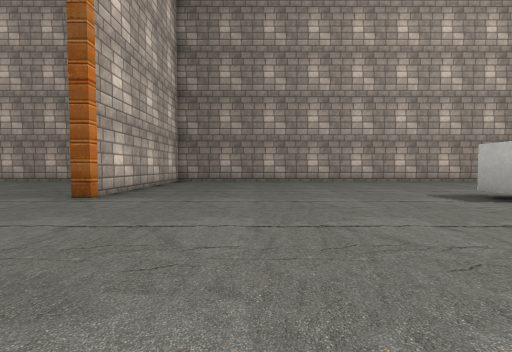
View 1 (above)

24 first-person views from a walk through a 3-D level made in the Unity game engine. The camera is 0.64 m above the floor, tilts 2° down and sees 90° across. The floor is counted in squares, 1 m on a side. Each view is taken from the middle of a square. On the plan, view 1 faces up. The plan holds only what a view shows up to about 9 squares ahead; the rest is blank. The place goes on beyond the plan. The player is left out. Door leaves are left out, so doorways stand open. Some surface patterns are stand-ins.

View 2
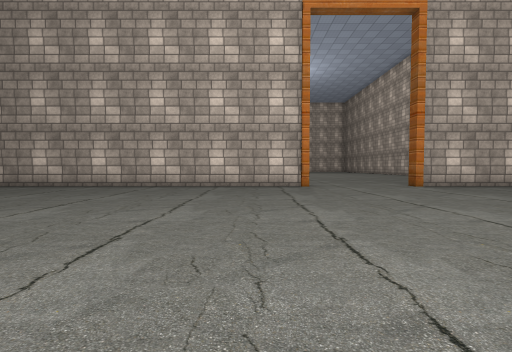

View 3
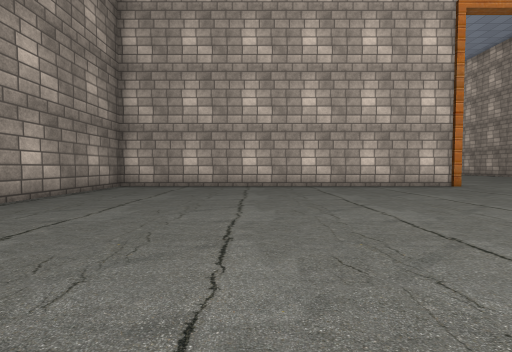

View 4
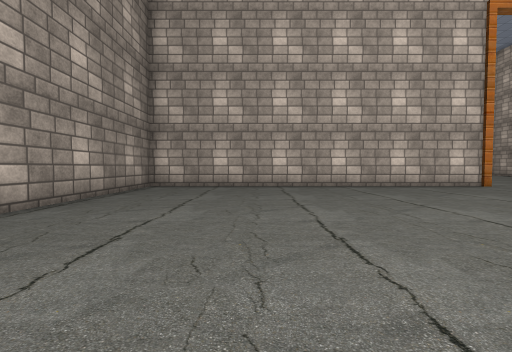

View 5
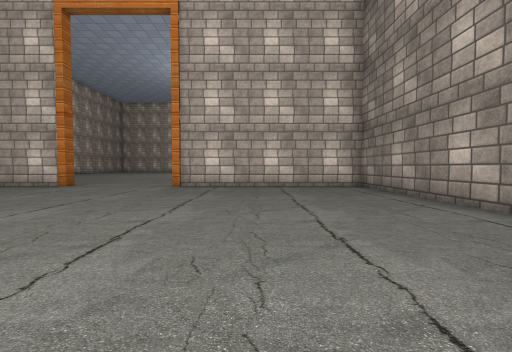

View 6
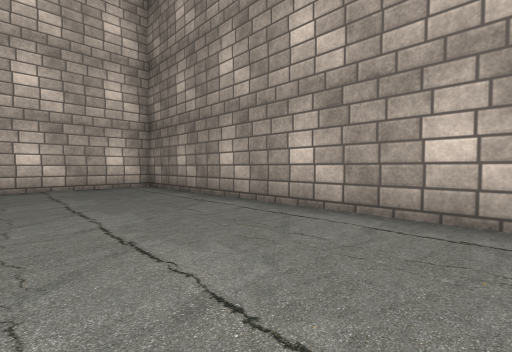

View 7
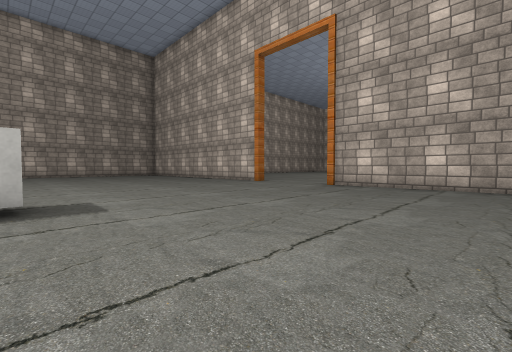

View 8
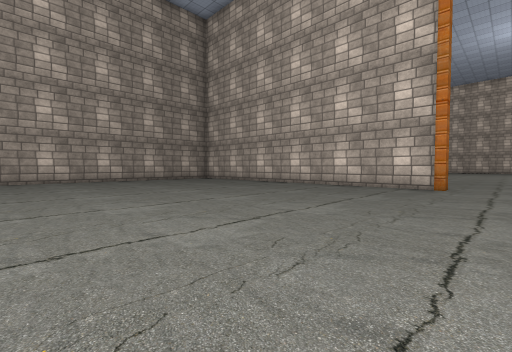

View 9
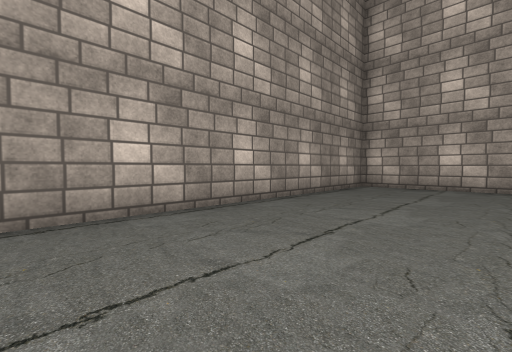

View 10
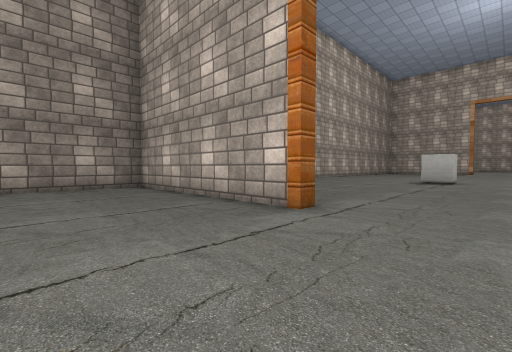

View 11
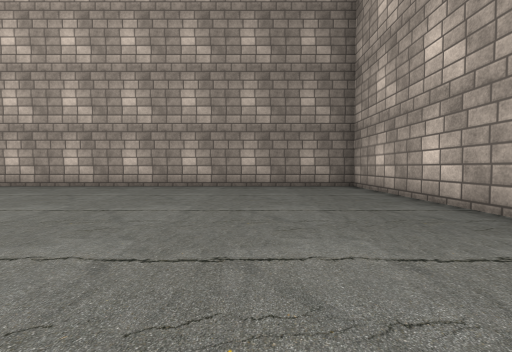

View 12
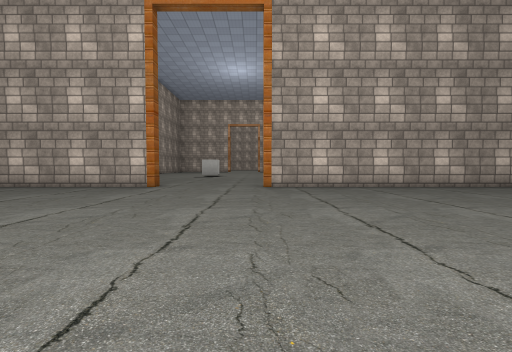

View 13
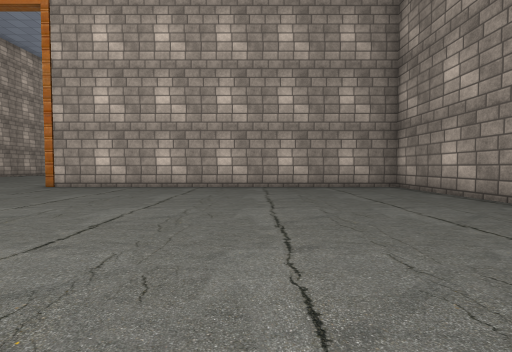

View 14
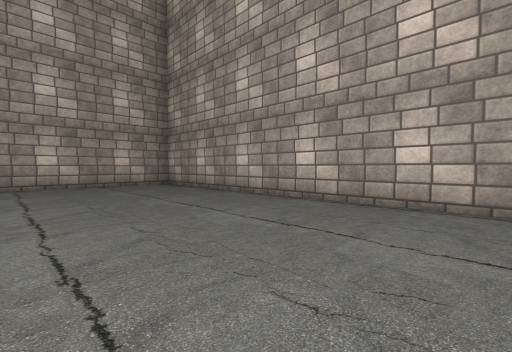

View 15
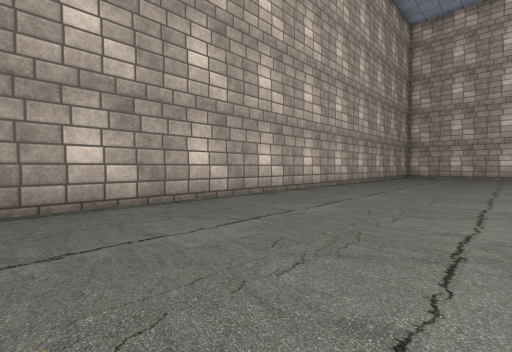

View 16
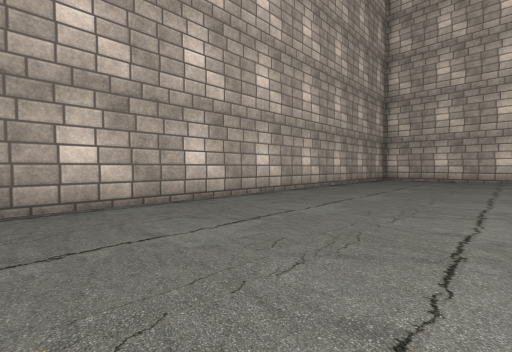

View 17
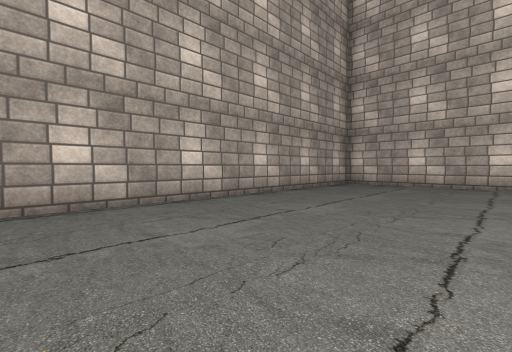

View 18
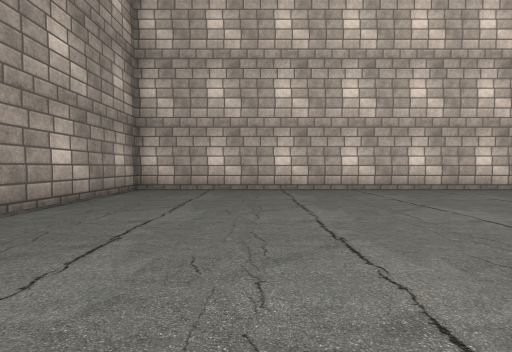

View 19
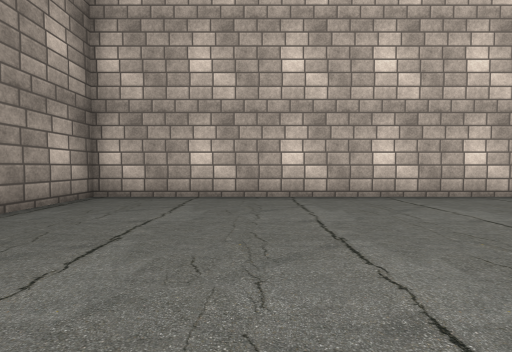

View 20
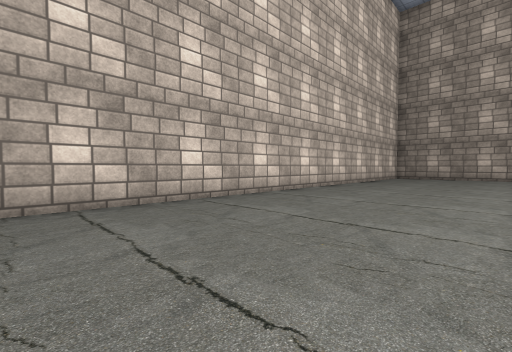

View 21
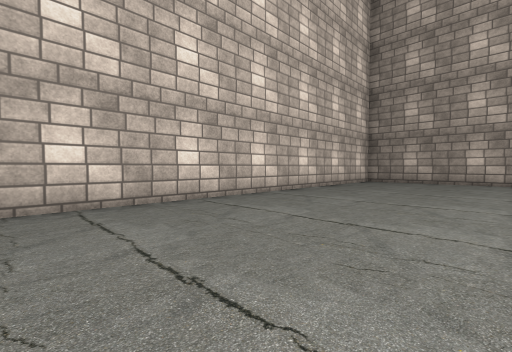

View 22
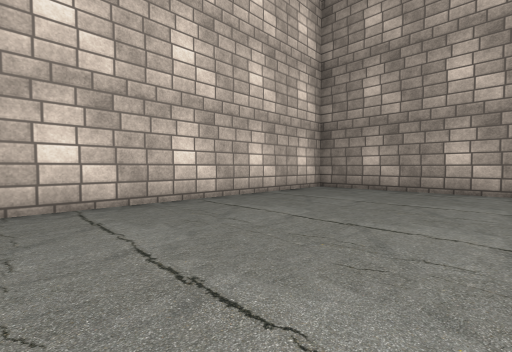

View 23
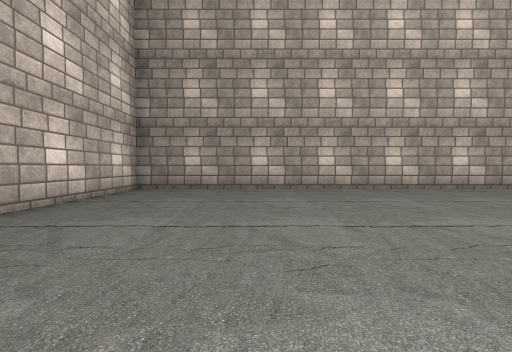

View 24
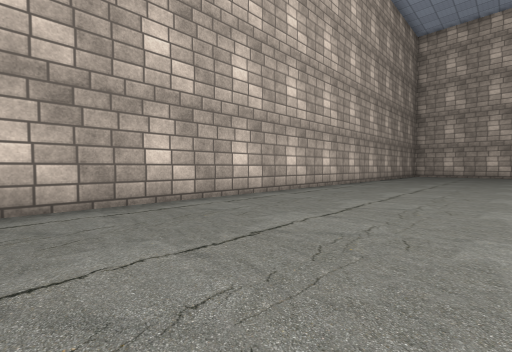

### Floor plan
Points are (right, up) in squares from view 1. A wall is a line through its corners. A room is listed if a view was taken in it or the views show most of it. See-through windows are left out.
Room 1 (views 1, 2, 3, 4, 5, 6, 7, 8, 9)
walls: (-3.5, 1.8) (-3.5, -9.5) (5.1, -9.5); (5.1, 11.5) (-3.5, 11.5) (-3.5, 5.2)
ways out: open door at (-3.6, 3.3) to room 2
objects: cube (5, 5)
Room 2 (views 10, 11, 12, 13, 14, 15, 16, 17, 18, 19, 20, 21, 22, 23, 24)
walls: (-3.7, 5.2) (-3.7, 11.5) (-28.5, 11.5) (-28.5, -9.5) (-3.7, -9.5) (-3.7, 1.8)
ways out: open door at (-3.6, 3.3) to room 1

Positions as (right, up) in squares from view 1, and headings:
1: (0, 0), facing up
2: (5, 0), facing left
3: (5, -5), facing left
4: (5, -6), facing left
5: (5, 8), facing left
6: (5, 8), facing up-left
7: (5, 10), facing down-left
8: (5, 3), facing down-left
9: (5, -6), facing down-left
10: (-7, 3), facing up-right
11: (-7, 3), facing up
12: (-12, 2), facing right
13: (-12, -5), facing right
14: (-13, -5), facing down-right
15: (-11, -5), facing down-left
16: (-15, -5), facing down-left
17: (-19, -5), facing down-left
18: (-21, -6), facing left
19: (-23, -6), facing left
20: (-24, -4), facing up-left
21: (-24, 0), facing up-left
22: (-24, 4), facing up-left
23: (-25, 4), facing up
24: (-23, 7), facing up-right
